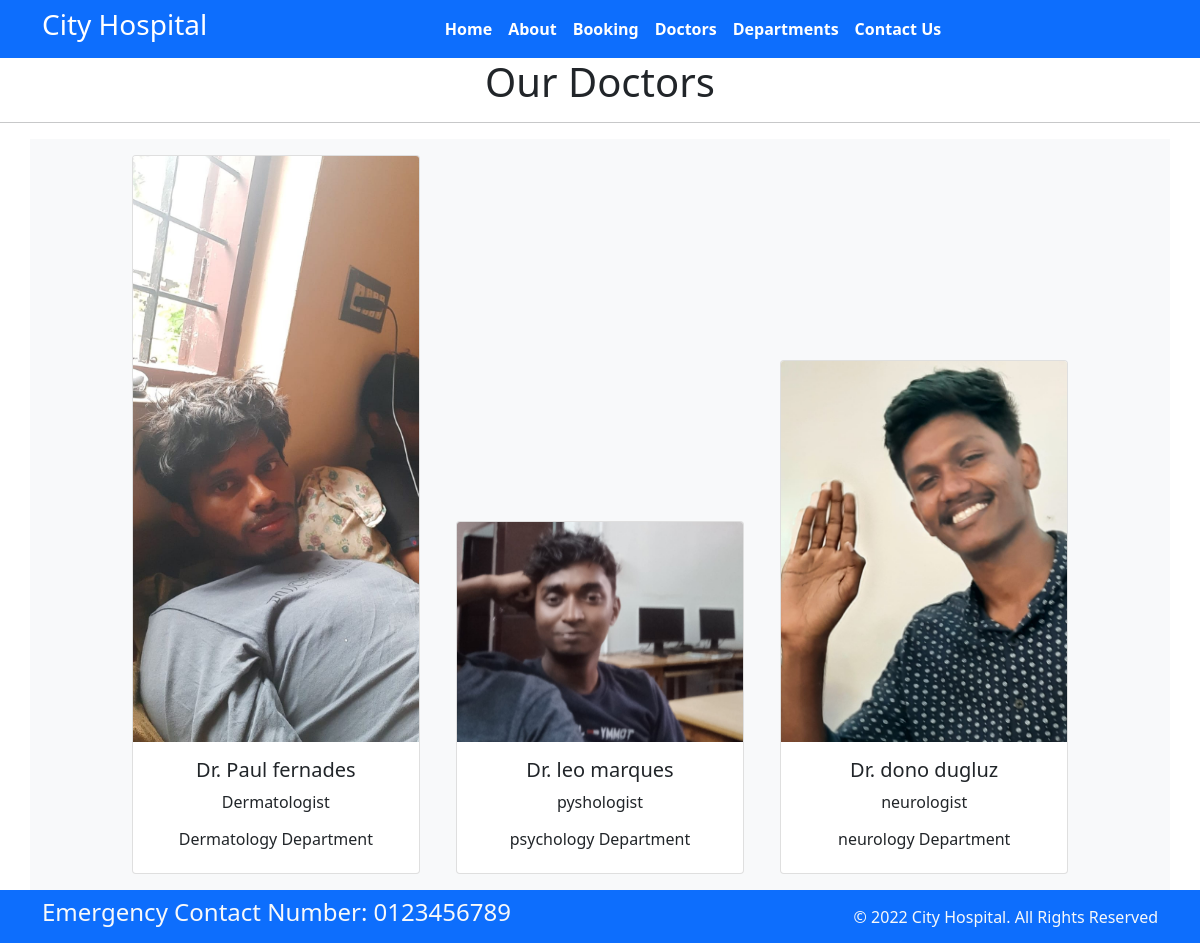
Page /doctors on the committed database.
### home/models.py (models this page shows)
class Doctors(models.Model):
    doc_name = models.CharField(max_length=255)
    doc_spec = models.CharField(max_length=255)
    dep_name = models.ForeignKey(Departments, on_delete=models.CASCADE)
    doc_image = models.ImageField(upload_to='doctors')

class Departments(models.Model):
    dep_name = models.CharField(max_length=100)
    dep_decription = models.TextField()
    def __str__(self):
       return self.dep_name

### home/views.py (the view)
# urls.py: path('doctors',views.doctors, name='doctors'),
def doctors(request):
    dict_docs = {
        'doctors': Doctors.objects.all()
    }
    return render(request, 'doctors.html', dict_docs)

### templates/doctors.html (shortened to what this page needs)
{% extends 'base.html' %}
{% block content%}
<h1 class="text-center">Our Doctors</h1>
<hr>
<div class="container text-center bg-light">
    {% for d in doctors%}
    <div class="card text-center mx-3 my-3" style="width: 18rem; display:inline-block">
        <img src="{{d.doc_image.url}}" class="card-img-top" alt="...">
        <div class="card-body">
            <h5 class="card-title">Dr. {{d.doc_name}}</h5>
            <p class="card-text">{{d.doc_spec}}</p>
            <h6>{{d.dep_name}} Department</h6>
        </div>
    </div>
    {% endfor %}
</div>
{% endblock %}

### templates/base.html (shortened to what this page needs)
{% load static %}
<!DOCTYPE html>
<html>
  <head>
    <link rel="stylesheet"
      href=" https://cdn.jsdelivr.net/npm/bootstrap@5.1.3/dist/css/bootstrap.min.css ">
    <link rel="stylesheet"
      href="https://use.fontawesome.com/releases/v5.2.0/css/all.css">
      <link rel="stylesheet"
      href="{% static '/css/style.css'%}">
  </head>
  <body>
    <nav class="navbar bg-primary navbar-expand-md ">
      <div class="container">
        <div class="col-2 text-left pl-md-0">
          <h3 class="text-white"> City Hospital </h3>
        </div>
        <div
          class="collapse navbar-collapse justify-content-center col-md-8 navbar-collapse-3">
          <ul class="navbar-nav justify-content-center  fw-bold">
            <li class="nav-item active">
              <a class="nav-link text-white" href="{% url 'home' %}">Home </a>
            </li>
            <li class="nav-item">
              <a class="nav-link text-white" href="{% url 'about' %}">About</a>
            </li>
            <li class="nav-item">
              <a class="nav-link text-white" href="{% url 'booking' %}">Booking</a>
            </li>
            <li class="nav-item">
              <a class="nav-link text-white" href="{% url 'doctors' %}">Doctors</a>
            </li>
			 <li class="nav-item">
              <a class="nav-link text-white" href="{% url 'department' %}">Departments</a>
            </li>
            <li class="nav-item">
              <a class="nav-link text-white" href="{% url 'contact' %}">Contact Us</a>
            </li>
          </ul>
        </div>
      </div>
    </nav>
    {% block content%}{% endblock%}
    <section class="">
      <footer class="pt-2 pb-2  bg-primary text-light">
        <div class="container">
          <div class="row align-items-center">
            <div class="col-12 col-md-8">
              <h4>Emergency Contact Number: 0123456789</h4>
            </div>
            <div class="col-12 col-md-4 mt-4 mt-md-0 text-center text-md-end">
              © 2022 City Hospital. All Rights Reserved
            </div>
          </div>
        </div>
      </footer>
    </section>
  </body>
</html>

### rows in the picture
Doctors: doc_image (picture), doc_name "Paul fernades", doc_spec "Dermatologist", dep_name "Dermatology"
Doctors: doc_image (picture), doc_name "leo marques", doc_spec "pyshologist", dep_name "psychology"
Doctors: doc_image (picture), doc_name "dono dugluz", doc_spec "neurologist", dep_name "neurology"
